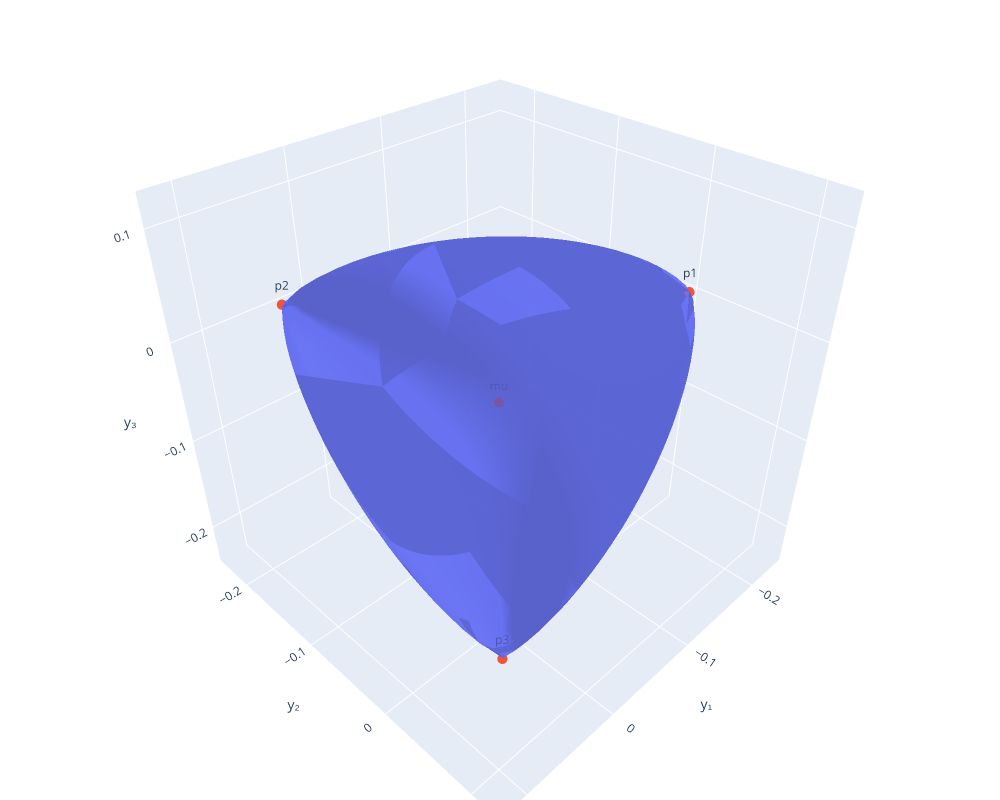

Notebook code for this chart:
### Code cell
import plotly.graph_objects as go


fig = go.Figure(
    data=[
        go.Mesh3d(
            x=boundary_y[:, 0],
            y=boundary_y[:, 1],
            z=boundary_y[:, 2],
            i=faces[:, 0],
            j=faces[:, 1],
            k=faces[:, 2],
            opacity=0.75,
        )
    ]
)

labels = ["p%d" % (i+1) for i in sic_indices] + ["mu"]
fig.add_trace(
    go.Scatter3d(
        x=marked_y[:, 0],
        y=marked_y[:, 1],
        z=marked_y[:, 2],
        mode="markers+text",
        text=labels,
        textposition="top center",
        marker=dict(size=6),
        name="marked vectors",
    )
)

fig.update_layout(
    width=1000,
    height=800,
    scene=dict(
        xaxis_title="y₁",
        yaxis_title="y₂",
        zaxis_title="y₃",
        aspectmode="data",
    ),
    margin=dict(l=0, r=0, b=0, t=0),
)

fig.show()

### Figure 1 — Plotly figure (JSON) as saved in the notebook; plotly's stock layout.template omitted (floating-point values rounded to 4 significant figures; data arrays with more than 128 entries replaced by an {"elided": "..."} marker saying what was removed)
{"data": [{"i": {"elided": "5120 int values"}, "j": {"elided": "5120 int values"}, "k": {"elided": "5120 int values"}, "opacity": 0.75, "type": "mesh3d", "x": {"elided": "2562 float values"}, "y": {"elided": "2562 float values"}, "z": {"elided": "2562 float values"}}, {"marker": {"size": 6}, "mode": "markers+text", "name": "marked vectors", "text": ["p1", "p2", "p3", "mu"], "textposition": "top center", "type": "scatter3d", "x": [-0.2357, 0.02947, 0.02947, 0.0], "y": [-2.399e-18, -0.2339, 0.03342, 0.0], "z": [1.735e-18, 2.949e-17, -0.2315, 0.0]}], "layout": {"height": 800, "margin": {"b": 0, "l": 0, "r": 0, "t": 0}, "scene": {"aspectmode": "data", "xaxis": {"title": {"text": "y₁"}}, "yaxis": {"title": {"text": "y₂"}}, "zaxis": {"title": {"text": "y₃"}}}, "width": 1000}}
